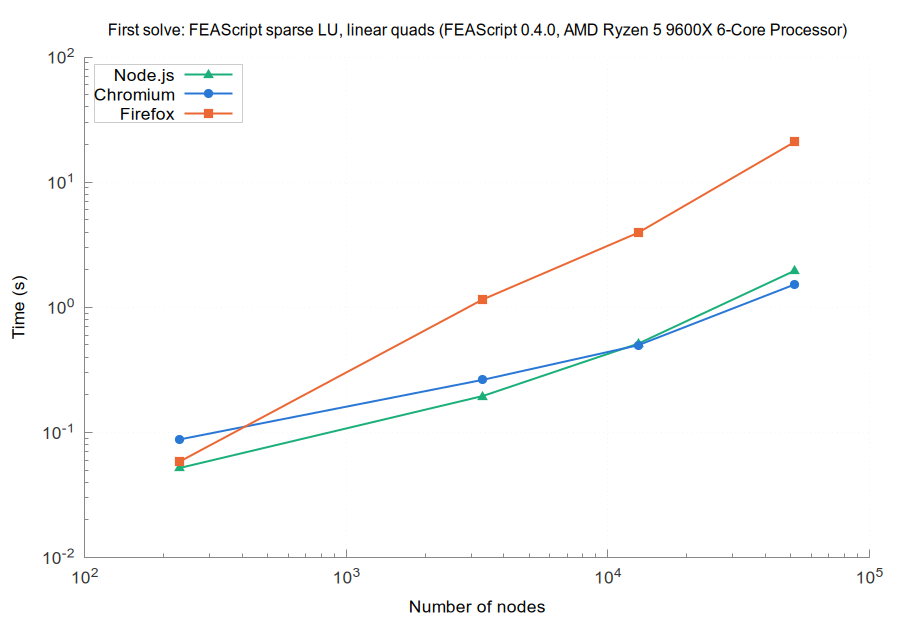

Generate this figure with gnuplot:
set terminal pngcairo size 900,620 font 'Arial,13'
set border 3 lc rgb '#888888'; set tics nomirror tc rgb '#333333'
set grid lc rgb '#e6e6e6' lw 1; set key top left box lc rgb '#cccccc' opaque
set logscale xy; set format y '10^{%L}'; set format x '10^{%L}'
set output 'browsers_FEAScript_sparse_LU_linear_quads_first.png'
set title 'First solve: FEAScript sparse LU, linear quads (FEAScript 0.4.0, AMD Ryzen 5 9600X 6-Core Processor)' font 'Arial,12'
set xlabel 'Number of nodes'
set ylabel 'Time (s)'
plot 'browsers_FEAScript_sparse_LU_linear_quads_first_node.dat' u 1:2 w lp lw 2 pt 9 ps 1.2 lc rgb '#1baf7a' t 'Node.js', \
     'browsers_FEAScript_sparse_LU_linear_quads_first_chromium.dat' u 1:2 w lp lw 2 pt 7 ps 1.2 lc rgb '#2a78d6' t 'Chromium', \
     'browsers_FEAScript_sparse_LU_linear_quads_first_firefox.dat' u 1:2 w lp lw 2 pt 5 ps 1.2 lc rgb '#eb6834' t 'Firefox'
